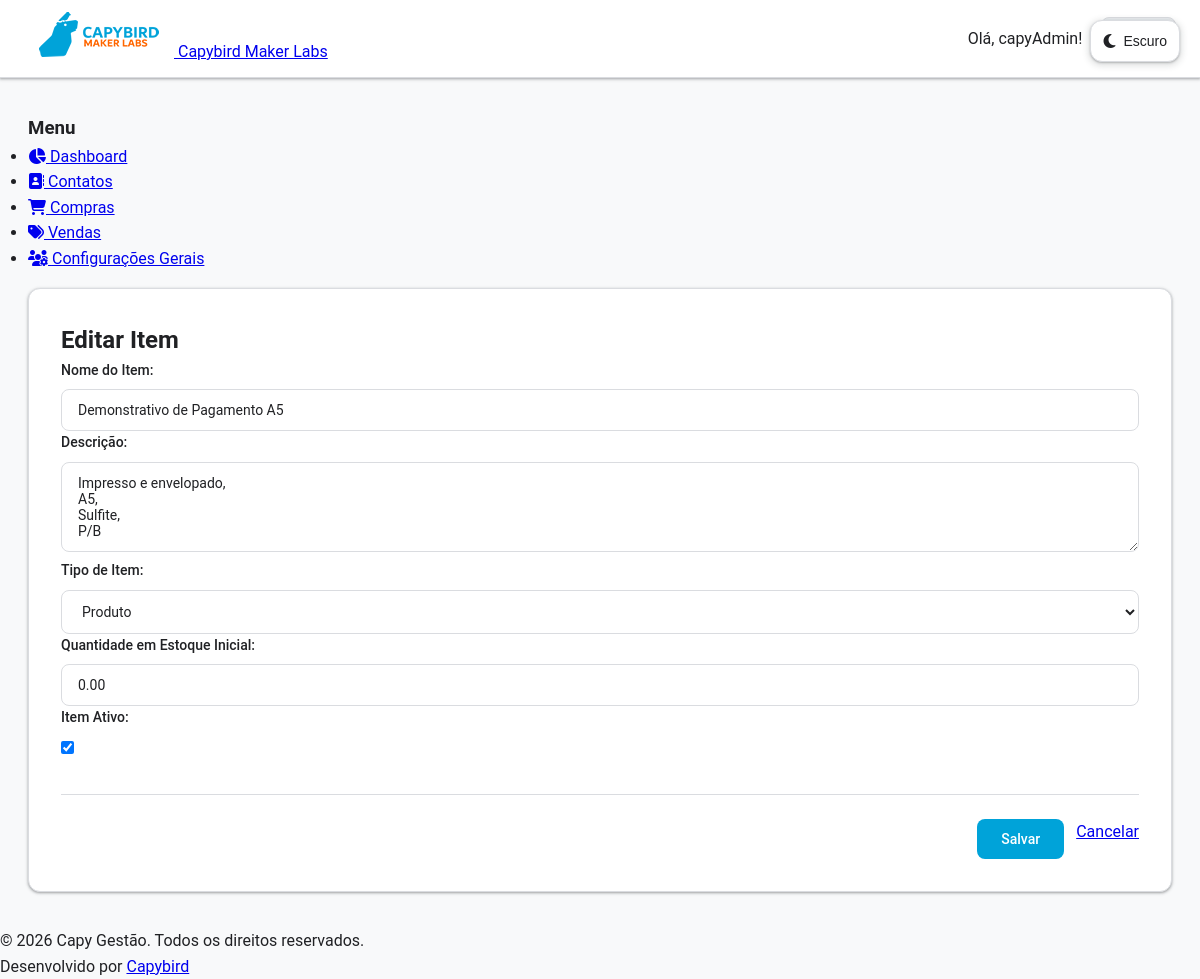
Page /inventario/1/editar/ (signed in) on the committed database.
### contacts/models.py (models this page shows, shortened)
class Contact(models.Model):
    class PersonType(models.TextChoices):
        INDIVIDUAL = "PF", _("Pessoa Física")
        LEGAL = "PJ", _("Pessoa Jurídica")
    class OrganizationType(models.TextChoices):
        SYSTEM_HOLDER = "HOLDER", _("Gestor do Sistema")  # A sua empresa
        CLIENT = "CLIENT", _("Cliente")  # As empresas clientes
        OTHER = "OTHER", _("Outro")  # Outros tipos de contato PJ
    name = models.CharField(max_length=255, verbose_name=_("Nome Completo"))
    email = models.EmailField(max_length=255, unique=True)
    phone = models.CharField(
        max_length=20,
        blank=True,
        null=True,
        verbose_name=_("Telefone"),
        validators=[
            RegexValidator(
                regex=r'^\+?1?\d{9,15}$',
                message=_("O número de telefone deve estar no formato: '+999999999'. Até 15 dígitos permitidos.")
            )
        ]
    )
    person_type = models.CharField(
        max_length=2,
        choices=PersonType.choices,
        default=PersonType.INDIVIDUAL,
        verbose_name=_("Tipo de Pessoa"),
        db_index=True,
    )
    document = models.CharField(
        max_length=18,
        unique=True,
        blank=True,
        null=True,
        verbose_name=_("CPF/CNPJ"),
        db_index=True,
    )
    is_active = models.BooleanField(default=True, verbose_name=_("Ativo"))
    user = models.OneToOneField(
        User,
        on_delete=models.SET_NULL,
        null=True,
        blank=True,
        verbose_name=_("Usuário Associado"),
        related_name="contact_profile",
    )
    company = models.ForeignKey(
        "self",
        on_delete=models.SET_NULL,
        null=True,
        blank=True,
        verbose_name="Empresa Associada (PJ)",
        limit_choices_to={
            "person_type": "PJ"
        },  # Garante que só PJs possam ser selecionadas aqui
    )
    created_at = models.DateTimeField(auto_now_add=True)
    updated_at = models.DateTimeField(auto_now=True)
    class Meta:
        verbose_name = "Contato"
        verbose_name_plural = "Contatos"
        ordering = ["name"]
    class OrganizationType(models.TextChoices):
        SYSTEM_HOLDER = "HOLDER", "Gestor do Sistema"  # A sua empresa
        CLIENT = "CLIENT", "Cliente"  # As empresas clientes
        OTHER = "OTHER", "Outro"  # Outros tipos de contato PJ
    organization_type = models.CharField(
        max_length=10,
        choices=OrganizationType.choices,
        default=OrganizationType.OTHER,
        verbose_name="Classificação da Organização",
        blank=True,
    )
    logo = models.ImageField(
        upload_to="logos/", null=True, blank=True, verbose_name="Logomarca da Empresa"
    )

### inventory/models.py (models this page shows, shortened)
class Item(models.Model):
    class ItemType(models.TextChoices):
        PRODUCT = "PROD", "Produto"
        SERVICE = "SERV", "Serviço"
    name = models.CharField(max_length=255, verbose_name="Nome do Item")
    description = models.TextField(blank=True, null=True, verbose_name="Descrição")
    item_type = models.CharField(
        max_length=4,
        choices=ItemType.choices,
        default=ItemType.PRODUCT,
        verbose_name="Tipo de Item",
    )
    stock_quantity = models.DecimalField(
        max_digits=10,
        decimal_places=2,
        default=0.00,
        verbose_name="Quantidade em Estoque",
    )
    is_active = models.BooleanField(default=True, verbose_name="Ativo")
    created_at = models.DateTimeField(auto_now_add=True)
    updated_at = models.DateTimeField(auto_now=True)
    class Meta:
        verbose_name = "Item (Produto/Serviço)"
        verbose_name_plural = "Itens (Produtos/Serviços)"
        ordering = ["name"]

### inventory/views.py (the view)
# urls.py: path("<int:pk>/editar/", ItemUpdateView.as_view(), name="item_update"),
class ItemUpdateView(LoginRequiredMixin, UpdateView):
    model = Item
    form_class = ItemForm
    template_name = "inventory/item_form.html"
    success_url = SUCCESS_URL
    def get_context_data(self, **kwargs):
        context = super().get_context_data(**kwargs)
        context["title"] = "Editar Item"
        return context

### inventory/forms.py
class ItemForm(forms.ModelForm):
    class Meta:
        model = Item
        fields = ["name", "description", "item_type", "stock_quantity", "is_active"]
        widgets = {
            "name": forms.TextInput(attrs={"class": "form-control"}),
            "description": forms.Textarea(attrs={"class": "form-control", "rows": 4}),
            "item_type": forms.Select(attrs={"class": "form-control"}),
            "stock_quantity": forms.NumberInput(
                attrs={"class": "form-control", "placeholder": "Apenas para produtos"}
            ),
            "is_active": forms.CheckboxInput(attrs={"class": "form-check-input"}),
        }
        labels = {
            "name": "Nome do Item",
            "description": "Descrição",
            "item_type": "Tipo de Item",
            "stock_quantity": "Quantidade em Estoque Inicial",
            "is_active": "Item Ativo",
        }

### core_app/context_processors.py (called while the page is built, shortened)
def system_branding_processor(request):
    HOLDER_CACHE_KEY = "system_holder_branding"
    holder_data = cache.get(HOLDER_CACHE_KEY)
    if not holder_data:
        try:
            system_holder = Contact.objects.get(
                organization_type=Contact.OrganizationType.SYSTEM_HOLDER
            )
            holder_data = {
                "system_holder_name": system_holder.name,
                "system_holder_logo": system_holder.logo,
            }
            cache.set(HOLDER_CACHE_KEY, holder_data, 3600)
        except Contact.DoesNotExist:
            holder_data = {
                "system_holder_name": "CAPY GESTÃO",
                "system_holder_logo": None,
            }
    return holder_data

### templates/inventory/item_form.html (shortened to what this page needs)
{% extends 'app_base.html' %}
{% block app_content %}
<form method="post" class="form-container">
    <h2>{{ title }}</h2>
    {{ form.as_p }}
    <div class="form-actions">
        <button type="submit" class="btn btn-save">Salvar</button>
        <a href="{% url 'item_list' %}" class="btn-cancel">Cancelar</a>
    </div>
</form>
{% endblock %}

### templates/base.html (shortened to what this page needs)
{% load static %}
<!DOCTYPE html>
<html lang="pt-br" data-theme="light">
<head>
    <link rel="stylesheet" href="{% static 'css/style.css' %}">
    <link rel="stylesheet" href="https://cdnjs.cloudflare.com/ajax/libs/font-awesome/6.5.0/css/all.min.css">
</head>
<body>
    <header>
        <nav class="navbar">
            <div class="text-2xl font-bold tracking-wide text-center">
            <a href="{% url 'home' %}">
                {% if system_holder_logo %}
                    <img src="{{ system_holder_logo.url }}" alt="Logo de {{ system_holder_name }}" class="client-logo-img">
                    <span class="system-name-small">{{ system_holder_name }}</span>
                {% else %}
                    <strong class="text-blue-400">{{ system_holder_name|default:"CAPY GESTÃO" }}</strong>
                {% endif %}
            </a>
            </div>
            <div class="nav-menu">
                {% if user.is_authenticated %}
                    <span>Olá, {{ user.username }}!</span>
                    <form class="logout-form" action="{% url 'logout' %}" method="post">
                        <button type="submit" class="btn btn-secondary">Sair</button>
                    </form>
                {% else %}
					<a href="{% url 'login' %}" class="btn btn-primary">Entrar</a>
                {% endif %}
            </div>
        </nav>
    </header>
    <main class="container">
        {% block content %}
        {% endblock %}
    </main>
    <button class="theme-toggle" id="themeToggle" title="Alternar tema">
        <i class="theme-toggle-icon fas fa-moon" id="themeIcon"></i>
        <span id="themeText">Escuro</span>
    </button>
    <footer>
        <div class="mt-auto text-sm text-gray-400">
            <p>© 2026 Capy Gestão. Todos os direitos reservados.</p>
            <p>Desenvolvido por <a href="https://www.capybird.com.br" class="text-blue-400">Capybird</a></p>
        </div>
    </footer>
</body>
</html>

### rows in the picture
Contact: name "Capybird Maker Labs"
Item: name "Demonstrativo de Pagamento A5", description "Impresso e envelopado, A5, Sulfite, P/B", item_type "Produto", stock_quantity "0.00", is_active "☑"

### other values in the picture
{{ user.username }} "capyAdmin"
{{ title }} "Editar Item"
